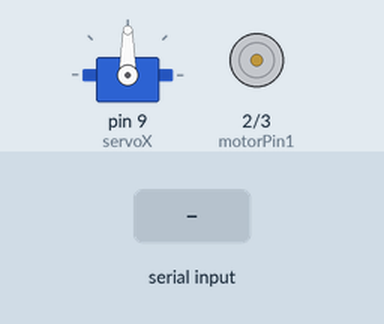
This sketch was run on a simulated Arduino Uno, built with avr-gcc and run on an emulated ATmega328P. On the bench: servo, motor-driver pin pairs drawn as motors (green arrow = first pin HIGH = forward, orange = second pin HIGH = backward, longer = more drive, scaled by the enable pin). Inputs (shaded band) come from the test bench.

Above: at 1.2 s.
1.3 s: "w" received over Serial
At 1.7 s:
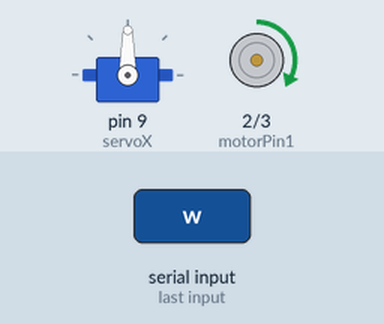
2.8 s: "s" received over Serial
At 4.0 s:
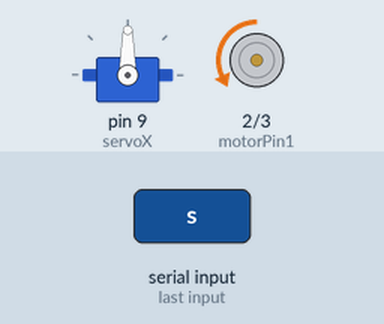
Timing chart, 0 to 5.8 s (numbered marks = the images above; inputs shaded):
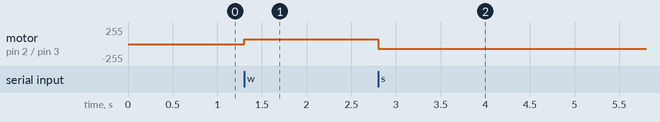

Measured:
- after the input at 1.3 s, motor on pin 2 (motorPin1) / pin 3 (motorPin2): stopped → forward 70/255 at once
- after the input at 2.8 s, motor on pin 2 (motorPin1) / pin 3 (motorPin2): forward 70/255 → backward 70/255 at once

The sketch:

robot_car_arduino.ino
```cpp
#include <Servo.h>

Servo servoX;
int posX = 90;  // Начальное положение сервопривода

// Пины для мотора (управление через драйвер, например L298N)
int motorPin1 = 2;  // Пин для направления вперед
int motorPin2 = 3;  // Пин для направления назад
int ENA = 11;       // Пин для управления скоростью мотора (ШИМ)
int driveSpeed = 70;
int servoSpeed = 5;
void setup() {
  servoX.attach(9);  // Пин для сервопривода
  servoX.write(posX);  // Начальное положение сервопривода
  Serial.begin(115200);

  pinMode(motorPin1, OUTPUT);
  pinMode(motorPin2, OUTPUT);
  pinMode(ENA, OUTPUT);
}

void loop() {
  if (Serial.available() > 0) {
    char ch = Serial.read();  // Чтение команды с последовательного порта

    // Управление сервоприводом
    if (ch == 'd') {
      posX -= servoSpeed;  // Поворот влево
      if (posX < 0) posX = 0;  // Ограничение угла
      servoX.write(posX);
    }
    else if (ch == 'a') {
      posX += servoSpeed;  // Поворот вправо
      if (posX > 180) posX = 180;  // Ограничение угла
      servoX.write(posX);
    }

    // Управление мотором
    if (ch == 'w') {
      driveForward();  // Едем вперед
    }
    else if (ch == 's') {
      driveBackward();  // Едем назад
    }
    else if (ch == 'x') {  // Стоп мотор
      stopMotor();
    }
  }
}

// Функция для движения вперед
void driveForward() {
  analogWrite(ENA, driveSpeed);  // Полная мощность
  digitalWrite(motorPin1, HIGH);
  digitalWrite(motorPin2, LOW);
}

// Функция для движения назад
void driveBackward() {
  analogWrite(ENA, driveSpeed);  // Полная мощность
  digitalWrite(motorPin1, LOW);
  digitalWrite(motorPin2, HIGH);
}

// Функция для остановки мотора
void stopMotor() {
  analogWrite(ENA, 0);  // Останавливаем мотор
  digitalWrite(motorPin1, LOW);
  digitalWrite(motorPin2, LOW);
}
```
